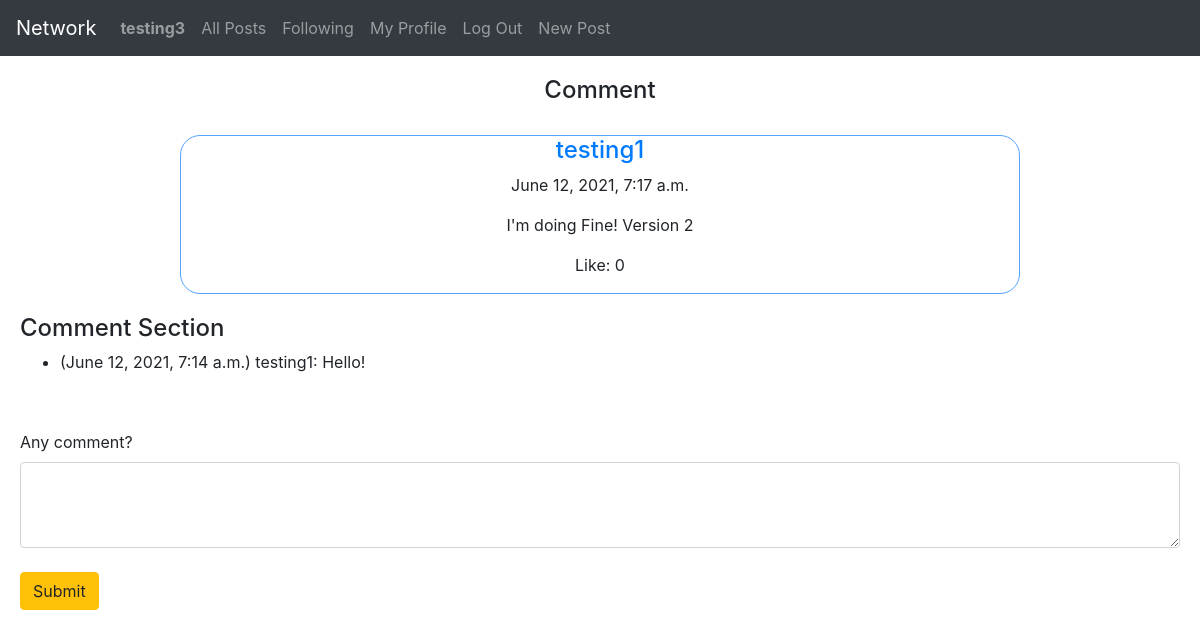
/comment/14 (signed in), run on the app's committed database.
### network/models.py (models this page shows, shortened)
class User(AbstractUser):
    follower = models.ManyToManyField(
        'self', blank=True, related_name="followee")
    following = models.ManyToManyField(
        'self', blank=True, related_name="+")
    pass

class Post(models.Model):
    user = models.ForeignKey(
        User, on_delete=models.CASCADE, related_name="creator")
    post = models.TextField()
    date = models.DateTimeField(auto_now=True)
    like = models.ManyToManyField(User, blank=True, related_name="like_count")
    def like_count(self):
        return self.like.all().count()

class Comment(models.Model):
    user = models.ForeignKey(
        User, on_delete=models.CASCADE, related_name="commentor")
    post = models.ForeignKey(
        Post, on_delete=models.CASCADE, related_name="content")
    comment = models.TextField()
    date = models.DateTimeField(auto_now=True)

### network/views.py (the view)
# urls.py: path('comment/<int:post_id>', views.comment, name='comment'),
@login_required(login_url='/login')
def comment(request, post_id):
    post = Post.objects.get(id=post_id)
    if request.method == "POST":
        comment = request.POST.get('comment')
        user = User.objects.get(username=request.user.username)
        a = Comment(user=user, post=post, comment=comment)
        a.save()
    return render(request, "network/comment.html", {
        "post": post,
        "comments": post.content.all().order_by('-date')
    })

### network/templates/network/comment.html (shortened to what this page needs)
{% extends "network/layout.html" %}
{% block body %}
<h4 class="comment-title">Comment</h4>
<div class="index-post-view">
    <div class="index-content">
        <a href="{% url 'myprofile' post.user 1 %}"><h4>{{ post.user }}</h4></a>
        <p>{{ post.date }}</p>
        <p>{{ post.post }}</p>
        <p>Like: <span>0</span></p>
    </div>
</div>
    <div class="edit-section">
        <h4>Comment Section</h4>
        <ul>
            {% for comment in comments %}
                <li>({{ comment.date }}) {{ comment.user }}: {{ comment.comment }} </li>
            {% empty %}
                <p>No one has commented.</p>
            {% endfor %}
        </ul>
    </div>
<div class="edit-section">
    <form action="{% url 'comment' post.id %}" method="POST">
        <label for="exampleFormControlTextarea1" class="form-label">Any comment?</label>
        <textarea class="form-control" id="exampleFormControlTextarea1" rows="3" name="comment"></textarea>
        <br>
        <button type="submit" class="btn btn-warning like">Submit</button>
    </form>
</div>
{% endblock %}

### network/templates/network/layout.html (shortened to what this page needs)
{% load static %}
<!DOCTYPE html>
<html lang="en">
    <head>
        <link rel="stylesheet" href="https://stackpath.bootstrapcdn.com/bootstrap/4.4.1/css/bootstrap.min.css">
        <link href="{% static 'network/styles.css' %}" rel="stylesheet">
    </head>
    <body>
        <nav class="navbar navbar-expand-lg navbar-dark bg-dark">
            <a class="navbar-brand" href="{% url 'index' %}">Network</a>
            <div>
              <ul class="navbar-nav mr-auto">
                {% if user.is_authenticated %}
                    <li class="nav-item">
                        <a class="nav-link" href="{% url 'myprofile' user.username 1 %}"><strong>{{ user.username }}</strong></a>
                    </li>
                {% endif %}
                <li class="nav-item">
                  <a class="nav-link" href="{% url 'index' %}">All Posts</a>
                </li>
                {% if user.is_authenticated %}
                    <li class="nav-item">
                        <a class="nav-link" href="{% url 'following' 1 %}">Following</a>
                    </li>
                    <li class="nav-item">
                        <a class="nav-link" href="{% url 'myprofile' user.username 1 %}">My Profile</a>
                    </li>
                    <li class="nav-item">
                        <a class="nav-link" href="{% url 'logout' %}">Log Out</a>
                    </li>
                    <li class="nav-item">
                        <a class="nav-link" href="{% url 'new_post' %}">New Post</a>
                    </li>
                {% endif %}
              </ul>
            </div>
          </nav>
        <div class="body">
            {% block body %}
            {% endblock %}
        </div>
    </body>
</html>

### network/static/network/styles.css (style rules this page uses)
.index-content { border: 1px solid rgb(85, 164, 255); border-radius: 20px; text-align: center; margin: auto; display: block; margin-top: 10px; }
.index-post-view { width: 70%; margin: auto; }
.newpost-title, .myprofile-title, .edit-title, .comment-title, .index-title { text-align: center; padding: 20px; }
.edit-section { padding: 20px; }

### data on the page
User: username "testing3"
Post: user "testing1", date "June 12, 2021, 7:17 a.m.", post "I'm doing Fine! Version 2"
Comment: date "June 12, 2021, 7:14 a.m.", user "testing1", comment "Hello!"
